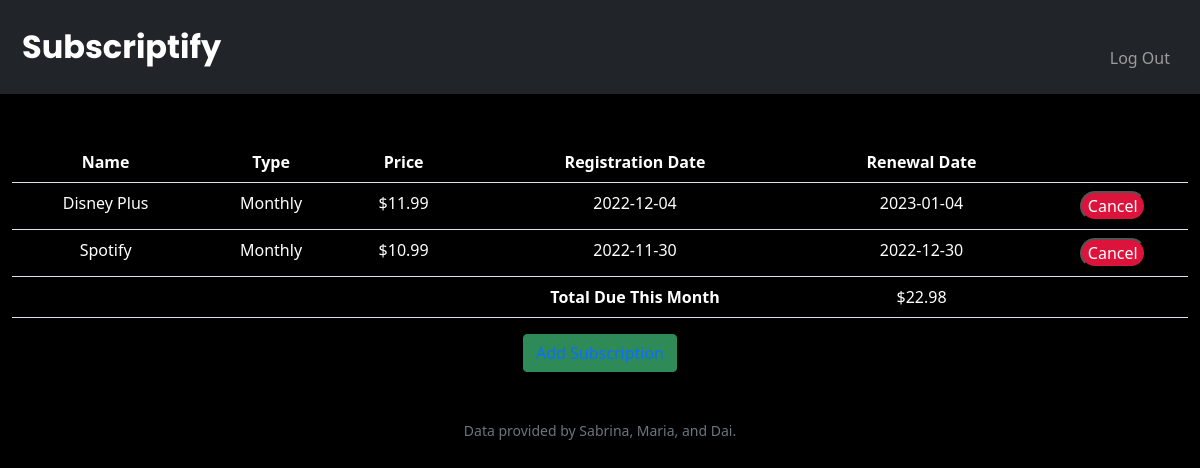
The page / (signed in) on the database its author committed.
### tables this page shows
CREATE TABLE transactions (
id INTEGER NOT NULL,
user_id INTEGER NOT NULL,
name TEXT NOT NULL,
type TEXT NOT NULL,
price NUMERIC NOT NULL,
reg_date DATETIME NOT NULL,
cancelled BOOLEAN NOT NULL,
PRIMARY KEY(id),
FOREIGN KEY (user_id) REFERENCES users(id)
);

### app.py (the view, shortened to what this page needs)
@app.route("/")
@login_required
def index():
    transactions_db = db.execute("SELECT * FROM transactions WHERE user_id = ? AND cancelled = ?", session["user_id"], 0)
    total = 0
    for entry in transactions_db:
        ren_date = datetime.strptime(entry["reg_date"],'%Y-%m-%d %H:%M:%S')
        if entry["type"] == "Monthly":
            while ren_date < datetime.now():
                if ren_date.month == 12:
                    new_month = 1
                    new_year = ren_date.year + 1
                else:
                    new_month = ren_date.month + 1
                    new_year = ren_date.year
                ren_date = ren_date.replace(month = new_month, year = new_year)
            entry["ren_date"] = ren_date
            total += entry["price"]
        else:
            if isinstance(entry["type"], int):
                entry["ren_date"] = ren_date + timedelta(days = int(entry["type"]))
        entry["reg_date"] = datetime.strptime(entry["reg_date"],'%Y-%m-%d %H:%M:%S').date()
        entry["ren_date"] = entry["ren_date"].date()
    return render_template("index.html", transactions=transactions_db, total=total)

### app.py (called while the page is built)
@app.after_request
def after_request(response):
    response.headers["Cache-Control"] = "no-cache, no-store, must-revalidate"
    response.headers["Expires"] = 0
    response.headers["Pragma"] = "no-cache"
    return response

### helpers.py (called while the page is built)
def login_required(f):
    @wraps(f)
    def decorated_function(*args, **kwargs):
        if session.get("user_id") is None:
            return redirect("/login")
        return f(*args, **kwargs)
    return decorated_function

def usd(value):
    return f"${value:,.2f}"

### sql.py (called while the page is built, shortened)
def _enable_logging(f):
    import logging
    import functools
    import os
    @functools.wraps(f)
    def decorator(*args, **kwargs):
        try:
            import flask
        except ModuleNotFoundError:
            return f(*args, **kwargs)
        disabled = logging.getLogger("cs50").disabled
        if flask.current_app and os.getenv("FLASK_ENV") == "development":
            logging.getLogger("cs50").disabled = False
        try:
            return f(*args, **kwargs)
        finally:
            logging.getLogger("cs50").disabled = disabled
    return decorator

def _parse_placeholder(token):
    import re
    import sqlparse
    if not isinstance(token, sqlparse.sql.Token) or token.ttype != sqlparse.tokens.Name.Placeholder:
        raise TypeError()
    if token.value == "?":
        return "qmark", None

    def _disconnect(self):
        if hasattr(_data, self._name()):
            getattr(_data, self._name()).close()
            delattr(_data, self._name())

    def _name(self):
        return str(hash(self))

        def connect(dbapi_connection, connection_record):
            if type(dbapi_connection) is sqlite3.Connection:  # If back end is sqlite
                cursor = dbapi_connection.cursor()
                cursor.execute("PRAGMA foreign_keys=ON")
                cursor.close()

### templates/index.html (shortened to what this page needs)
{% extends "layout.html" %}
{% block main %}
        <table class="table">
            <tr>
                <th>Name</th>
                <th>Type</th>
                <th>Price</th>
                <th>Registration Date</th>
                <th>Renewal Date</th>
                <th></th>
            </tr>
            {% for entry in transactions %}
                <tr>
                    <td>{{ entry['name'] }}</td>
                    <td>{{ entry['type'] }}</td>
                    <td>{{ entry['price'] | usd }}</td>
                    <td>{{ entry['reg_date'] }}</td>
                    <td>{{ entry['ren_date'] }}</td>
                    <td>
                        <button class="cancel" onclick="openPopup()">Cancel</button>
                    </td>
                </tr>
            {% endfor %}
            <tr>
                <td></td>
                <td></td>
                <td></td>
                <td><strong>Total Due This Month</strong></td>
                <td>{{ total | usd }}</td>
                <td></td>
            </tr>
        </table>
        <button class="btn btn-primary" type="submit"><a href="/add">Add Subscription</a></button>
{% endblock %}

### templates/layout.html (shortened to what this page needs)
<!DOCTYPE html>
<html lang="en">
    <head>
        <link href="https://cdn.jsdelivr.net/npm/bootstrap@5.1.3/dist/css/bootstrap.min.css" rel="stylesheet">
        <link rel="stylesheet"  href="/static/styles.css"/>
    </head>
    <body>
       <nav class = "bg-dark navbar navbar-expand-md navbar-dark">
            <div class="container-fluid">
                <a class="navbar-brand" href="/"><span class="white">Subscriptify</span>
                <div class="collapse navbar-collapse" id="navbar">
                    {% if session["user_id"] %}
                        <ul class="navbar-nav ms-auto mb-2">
                            <li class="nav-item"><a class="nav-link" href="/logout">Log Out</a></li>
                        </ul>
                    {% else %}
                        <ul class="navbar-nav me-auto mb-2">
                            <li class="nav-item"><a class="nav-link" href="/register">Register</a></li>
                            <li class="nav-item"><a class="nav-link" href="/login">Log In</a></li>
                        </ul>
                    {% endif %}
                </div>
            </div>
        </nav>
        <main class="container-fluid py-5 text-center">
            {% block main %}{% endblock %}
        </main>
        <footer class="mb-5 small text-center text-muted">
            Data provided by Sabrina, Maria, and Dai.
        </footer>
    </body>
</html>

### static/styles.css (style rules this page uses)
nav { padding: 10px 10px; background-color:black; }
ul { display:inline; }
.white { color:white; font-size: xx-large; font-weight: bold; font-family: Poppins, sans-serif; text-decoration:none; }
body { color: white; background-color: black; }
.table { color:white; }
a { text-decoration: none; }
.btn { background-color:seagreen; border-color:seagreen; text-decoration: none; }
.cancel { background-color:crimson; color:white; border-radius: 30px; }

### rows shown on the page
transactions: name "Disney Plus", type "Monthly", price "$11.99", reg_date "2022-12-04", ren_date "2023-01-04"
transactions: name "Spotify", type "Monthly", price "$10.99", reg_date "2022-11-30", ren_date "2022-12-30"

### other values the page prints
{{ total | usd }} "$22.98"
